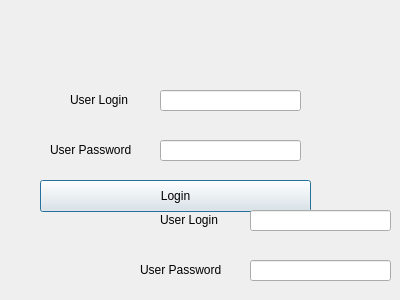
<?xml version="1.0" encoding="UTF-8"?>
<ui version="4.0">
 <class>login_form</class>
 <widget class="QDialog" name="login_form">
  <property name="geometry">
   <rect>
    <x>0</x>
    <y>0</y>
    <width>400</width>
    <height>300</height>
   </rect>
  </property>
  <property name="windowTitle">
   <string>Dialog</string>
  </property>
  <widget class="QLineEdit" name="username">
   <property name="geometry">
    <rect>
     <x>160</x>
     <y>90</y>
     <width>141</width>
     <height>21</height>
    </rect>
   </property>
   <property name="inputMask">
    <string/>
   </property>
  </widget>
  <widget class="QLineEdit" name="password">
   <property name="geometry">
    <rect>
     <x>160</x>
     <y>140</y>
     <width>141</width>
     <height>21</height>
    </rect>
   </property>
  </widget>
  <widget class="QLabel" name="label">
   <property name="geometry">
    <rect>
     <x>70</x>
     <y>90</y>
     <width>91</width>
     <height>20</height>
    </rect>
   </property>
   <property name="text">
    <string>User Login</string>
   </property>
  </widget>
  <widget class="QLabel" name="label_2">
   <property name="geometry">
    <rect>
     <x>50</x>
     <y>140</y>
     <width>91</width>
     <height>20</height>
    </rect>
   </property>
   <property name="text">
    <string>User Password</string>
   </property>
  </widget>
  <widget class="QPushButton" name="loginButton">
   <property name="geometry">
    <rect>
     <x>40</x>
     <y>180</y>
     <width>271</width>
     <height>32</height>
    </rect>
   </property>
   <property name="text">
    <string>Login</string>
   </property>
  </widget>
  <widget class="QPushButton" name="loginButton_2">
   <property name="geometry">
    <rect>
     <x>130</x>
     <y>300</y>
     <width>271</width>
     <height>32</height>
    </rect>
   </property>
   <property name="text">
    <string>Login</string>
   </property>
  </widget>
  <widget class="QLabel" name="label_3">
   <property name="geometry">
    <rect>
     <x>160</x>
     <y>210</y>
     <width>91</width>
     <height>20</height>
    </rect>
   </property>
   <property name="text">
    <string>User Login</string>
   </property>
  </widget>
  <widget class="QLineEdit" name="username_2">
   <property name="geometry">
    <rect>
     <x>250</x>
     <y>210</y>
     <width>141</width>
     <height>21</height>
    </rect>
   </property>
   <property name="inputMask">
    <string/>
   </property>
  </widget>
  <widget class="QLineEdit" name="password_2">
   <property name="geometry">
    <rect>
     <x>250</x>
     <y>260</y>
     <width>141</width>
     <height>21</height>
    </rect>
   </property>
  </widget>
  <widget class="QLabel" name="label_4">
   <property name="geometry">
    <rect>
     <x>140</x>
     <y>260</y>
     <width>91</width>
     <height>20</height>
    </rect>
   </property>
   <property name="text">
    <string>User Password</string>
   </property>
  </widget>
 </widget>
 <resources/>
 <connections/>
</ui>
